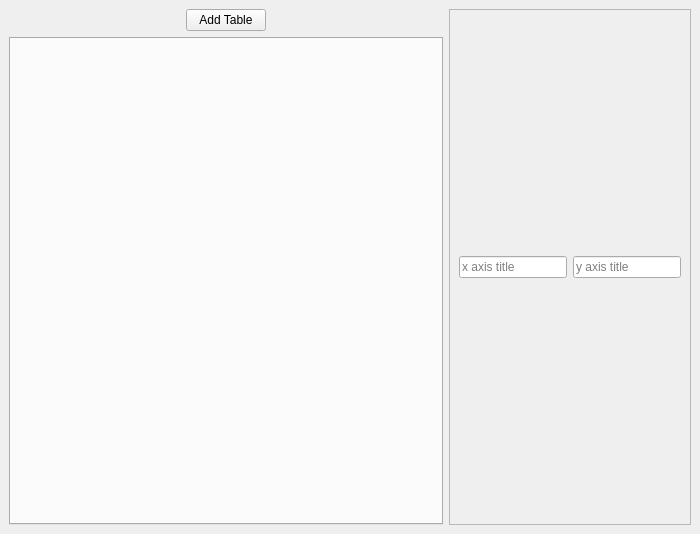
<?xml version="1.0" encoding="UTF-8"?>
<ui version="4.0">
 <class>application_window</class>
 <widget class="QMainWindow" name="application_window">
  <property name="geometry">
   <rect>
    <x>0</x>
    <y>0</y>
    <width>700</width>
    <height>534</height>
   </rect>
  </property>
  <property name="sizePolicy">
   <sizepolicy hsizetype="Preferred" vsizetype="Preferred">
    <horstretch>0</horstretch>
    <verstretch>0</verstretch>
   </sizepolicy>
  </property>
  <property name="windowTitle">
   <string>WWplot</string>
  </property>
  <widget class="QWidget" name="centralwidget">
   <property name="sizePolicy">
    <sizepolicy hsizetype="Preferred" vsizetype="Preferred">
     <horstretch>0</horstretch>
     <verstretch>0</verstretch>
    </sizepolicy>
   </property>
   <layout class="QGridLayout" name="gridLayout">
    <property name="sizeConstraint">
     <enum>QLayout::SetMinimumSize</enum>
    </property>
    <item row="0" column="0">
     <layout class="QHBoxLayout" name="horizontalLayout" stretch="0">
      <property name="sizeConstraint">
       <enum>QLayout::SetDefaultConstraint</enum>
      </property>
      <item>
       <widget class="QPushButton" name="button_add_tab">
        <property name="sizePolicy">
         <sizepolicy hsizetype="Fixed" vsizetype="Fixed">
          <horstretch>0</horstretch>
          <verstretch>0</verstretch>
         </sizepolicy>
        </property>
        <property name="text">
         <string>Add Table</string>
        </property>
       </widget>
      </item>
     </layout>
    </item>
    <item row="1" column="0">
     <widget class="QTabWidget" name="tab_widget">
      <property name="sizePolicy">
       <sizepolicy hsizetype="MinimumExpanding" vsizetype="MinimumExpanding">
        <horstretch>0</horstretch>
        <verstretch>0</verstretch>
       </sizepolicy>
      </property>
      <property name="minimumSize">
       <size>
        <width>0</width>
        <height>0</height>
       </size>
      </property>
      <property name="autoFillBackground">
       <bool>true</bool>
      </property>
      <property name="tabPosition">
       <enum>QTabWidget::West</enum>
      </property>
      <property name="currentIndex">
       <number>-1</number>
      </property>
      <property name="tabsClosable">
       <bool>true</bool>
      </property>
      <property name="movable">
       <bool>false</bool>
      </property>
      <property name="tabBarAutoHide">
       <bool>true</bool>
      </property>
     </widget>
    </item>
    <item row="0" column="1" rowspan="2" colspan="2">
     <widget class="QFrame" name="plot_frame">
      <property name="frameShape">
       <enum>QFrame::StyledPanel</enum>
      </property>
      <property name="frameShadow">
       <enum>QFrame::Raised</enum>
      </property>
      <layout class="QGridLayout" name="gridLayout_2">
       <item row="0" column="0">
        <widget class="QLineEdit" name="x_axis_title">
         <property name="text">
          <string/>
         </property>
         <property name="placeholderText">
          <string>x axis title</string>
         </property>
         <property name="clearButtonEnabled">
          <bool>false</bool>
         </property>
        </widget>
       </item>
       <item row="0" column="1">
        <widget class="QLineEdit" name="y_axis_title">
         <property name="text">
          <string/>
         </property>
         <property name="placeholderText">
          <string>y axis title</string>
         </property>
         <property name="clearButtonEnabled">
          <bool>false</bool>
         </property>
        </widget>
       </item>
       <item row="1" column="0" colspan="2">
        <layout class="QVBoxLayout" name="plot_layout">
         <property name="sizeConstraint">
          <enum>QLayout::SetDefaultConstraint</enum>
         </property>
        </layout>
       </item>
      </layout>
     </widget>
    </item>
   </layout>
  </widget>
 </widget>
 <resources/>
 <connections/>
</ui>
